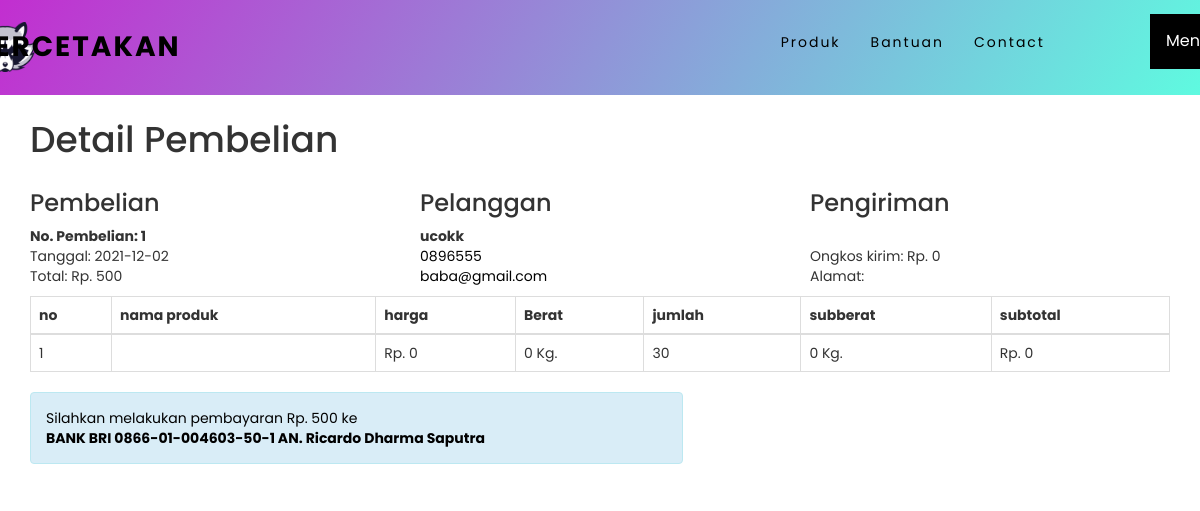
Screenshot of /nota.php?id=1 (signed in) with the database file from the repository.
### tables this page shows
CREATE TABLE `pembelian` (
  `id_pembelian` int(11) NOT NULL,
  `id_pelanggan` int(11) NOT NULL,
  `id_ongkir` int(11) NOT NULL,
  `tanggal_pembelian` date NOT NULL,
  `total_pembelian` int(11) NOT NULL,
  `nama_kota` varchar(100) NOT NULL,
  `tarif` int(11) NOT NULL,
  `status_pembelian` varchar(100) NOT NULL DEFAULT 'pending',
  `resi_pengiriman` varchar(50) NOT NULL
);

CREATE TABLE `pelanggan` (
  `id_pelanggan` int(11) NOT NULL,
  `email_pelanggan` varchar(100) NOT NULL,
  `password_pelanggan` varchar(50) NOT NULL,
  `nama_pelanggan` varchar(100) NOT NULL,
  `telepon_pelanggan` varchar(25) NOT NULL,
  `alamat_pelanggan` text NOT NULL
);

CREATE TABLE `pembelian_produk` (
  `id_pembelian_produk` int(11) NOT NULL,
  `id_pembelian` int(11) NOT NULL,
  `id_produk` int(11) NOT NULL,
  `jumlah` int(11) NOT NULL,
  `nama` varchar(100) NOT NULL,
  `harga` int(11) NOT NULL,
  `berat` int(11) NOT NULL,
  `subberat` int(11) NOT NULL,
  `subharga` int(11) NOT NULL
);

### nota.php (the view, shortened to what this page needs)
<?php
$koneksi = new mysqli("localhost","root","","db_percetakanku");
?>
<!DOCTYPE html>
<html>
<head>
	<link rel="stylesheet" type="text/css" href="admin/assets/css/bootstrap.css">
	<link rel="stylesheet" type="text/css" href="css/dashboard.css">
</head>
<body>
	<header>
    <img class="poto" src="css/2.png" width="60" height="50"><a class="logo" href="dashboard.php">Percetakan</a>
  <div class="dropdown">
  <button class="dropbtn">Menu</button>
  </div>
  <ul>
    <li><a href="dashboard.php">Produk</a></li>
    <li><a href="#news">Bantuan</a></li>
    <li><a href="#contact">Contact</a></li>
  </ul>
</header>
<section class="konten">
	<div class="container">
<br>
<br>
<br>
<br>
<br>
<h1>Detail Pembelian</h1>
<link href="assets/css/detail.css" rel="stylesheet" />
	<?php
	$ambil = $koneksi->query("SELECT * FROM pembelian JOIN pelanggan ON pembelian.id_pelanggan=pelanggan.id_pelanggan WHERE pembelian.id_pembelian='$_GET[id]'");
	$detail = $ambil->fetch_assoc();
	?>
<div class="row">
	<div class="col-md-4">
		<h3>Pembelian</h3>
		<strong>No. Pembelian: <?php echo $detail['id_pembelian'] ?></strong><br>
		Tanggal: <?php echo $detail['tanggal_pembelian']; ?><br>
		Total: Rp. <?php echo number_format($detail['total_pembelian']) ?>
	</div>
	<div class="col-md-4">
		<h3>Pelanggan</h3>
		<strong><?php echo $detail['nama_pelanggan']; ?></strong> <br>
		<p>
			<?php echo $detail['telepon_pelanggan']; ?> <br>
			<?php echo $detail['email_pelanggan']; ?>
		</p>
	</div>
	<div class="col-md-4">
		<h3>Pengiriman</h3>
		<strong><?php echo $detail['nama_kota'] ?></strong><br>
		Ongkos kirim: Rp. <?php echo number_format($detail['tarif']); ?><br>
		Alamat: <?php echo$detail['alamat_pelanggan']; ?>
	</div>
</div>
<table class="table table-bordered">
	<thead>
		<tr>
			<th>no</th>
			<th>nama produk</th>
			<th>harga</th>
			<th>Berat</th>
			<th>jumlah</th>
			<th>subberat</th>
			<th>subtotal</th>
		</tr>
	</thead>
	<tbody>
		<?php $nomor=1; ?>
		<?php $ambil=$koneksi->query("SELECT * FROM pembelian_produk WHERE id_pembelian='$_GET[id]'"); ?>
		<?php while($pecah=$ambil->fetch_assoc()){ ?>
		<tr>
			<td><?php echo $nomor; ?></td>
			<td><?php echo $pecah['nama']; ?></td>
			<td>Rp. <?php echo number_format($pecah['harga']); ?></td>
			<td><?php echo $pecah['berat']; ?> Kg.</td>
			<td><?php echo $pecah['jumlah']; ?></td>
			<td><?php echo $pecah['subberat']; ?> Kg.</td>
			<td>Rp. <?php echo number_format($pecah['subharga']); ?></td>
		</tr>
		<?php $nomor++;?>
		<?php } ?>
	</tbody>
</table>
<div class="row">
	<div class="col-md-7">
		<div class="alert alert-info">
			<p>
				Silahkan melakukan pembayaran Rp. <?php echo number_format($detail['total_pembelian']); ?> ke<br>
				<strong>BANK BRI 0866-01-004603-50-1 AN. Ricardo Dharma Saputra</strong>
			</p>
		</div>
	</div>
</div>
</section>
</body>
</html>

### css/dashboard.css (style rules this page uses)
* { margin: 0; padding: 0; box-sizing: border-box; font-family: 'Poppins', sans-serif; }
body { background: #fff; min-height: 200vh; }
header { position: fixed; top: 0; left: 0; width: 100%; display: flex; justify-content: space-between; align-items: center; background: linear-gradient(120deg, #c22ed0, #5ffae0); transition: 0.6s; padding: 20px 100px; z-index: 100000; }
header .logo { position: relative; font-weight: 700; color: #000; text-decoration: none; font-size: 2em; text-transform: uppercase; letter-spacing: 2px; transition: 0.6s; right: 390px; }
header ul { position: relative; display: flex; justify-content: center; align-items: center; right: 40px; }
header ul li { position: relative; list-style: none; }
header ul li a { position: relative; margin: 0 15px; text-decoration: none; color: #000; letter-spacing: 2px; font-weight: 500px; transition: 0.6s; }
.dropbtn { background-color: #000; color: white; padding: 16px; font-size: 16px; border: none; cursor: pointer; }
.dropdown { position: relative; display: inline-block; float: right; left: 500px; bottom: 6px; }
.poto { position: relative; right: 250px; }

### rows the page displays
pembelian: id_pembelian "1", tanggal_pembelian "2021-12-02", total_pembelian "500", id_pelanggan.nama_pelanggan "ucokk", id_pelanggan.telepon_pelanggan "0896555", id_pelanggan.email_pelanggan "baba@gmail.com", tarif "0"
pembelian_produk: harga "0", berat "0", jumlah "30", subberat "0", subharga "0"
